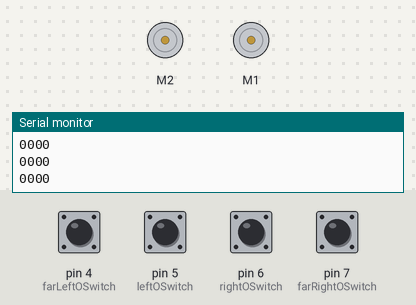
This sketch was run on a simulated Arduino Uno, built with avr-gcc and run on an emulated ATmega328P. Parts: 2 × DC motor (green arrow = forward, orange = backward, longer = faster), the last lines printed to the serial monitor. The inputs (shaded band) are chosen by the test bench; at power-on: pin 4 (farLeftOSwitch), pin 5 (leftOSwitch), pin 6 (rightOSwitch), pin 7 (farRightOSwitch) LOW.

Above: at 1.2 s.
1.3 s: pin 5 (leftOSwitch) pulled HIGH for 0.15 s
At 1.38 s:
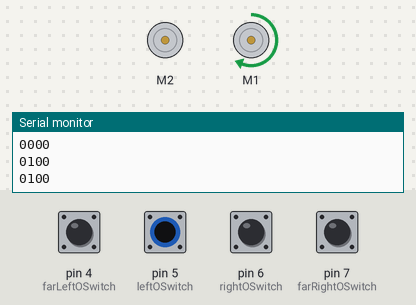
2.9 s: pin 6 (rightOSwitch) pulled HIGH for 0.15 s
At 2.98 s:
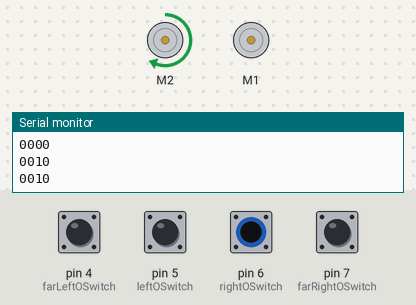
4.5 s: pin 5 (leftOSwitch) driven HIGH and pin 6 (rightOSwitch) driven HIGH
At 4.9 s:
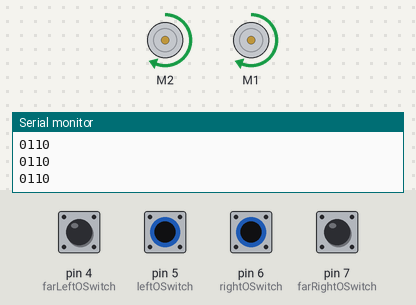
6.0 s: pin 5 (leftOSwitch) driven LOW
At 7.2 s:
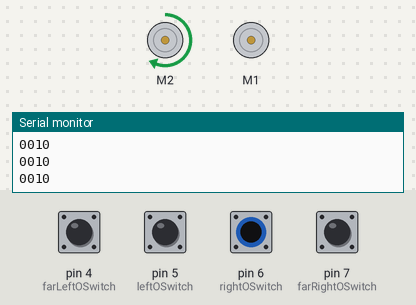
7.5 s: pin 5 (leftOSwitch) driven HIGH
At 8.4 s:
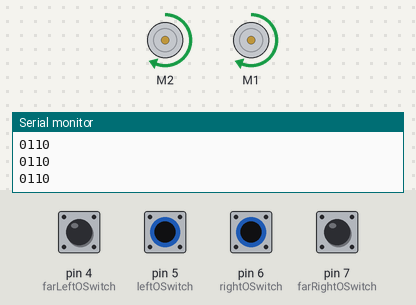
Timing chart, 0 to 10.0 s (numbered marks = the images above; inputs shaded):
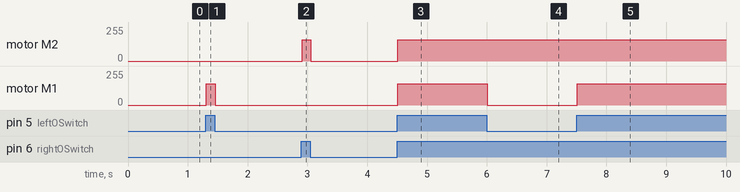

Measured:
- after the input at 1.3 s, motor M1: stopped → forward 160/255 at once, → stopped 0.15 s later
- after the input at 2.9 s, motor M2: stopped → forward 160/255 at once, → stopped 0.15 s later
- after the input at 4.5 s, motor M2, motor M1: stopped → forward 160/255 at once
- after the input at 6.0 s, motor M1: forward 160/255 → stopped at once
- after the input at 7.5 s, motor M1: stopped → forward 160/255 at once

The sketch:

line_following_1.ino
```cpp
// assumes 4 working line sensors.
// robot stops when no lines detected or at any kind of intersectionn.
// prints line sensor readinngs too

// include required libraries
#include <Wire.h>
#include <Adafruit_MotorShield.h>
#include "utility/Adafruit_MS_PWMServoDriver.h"
#include "NewPing.h"

// create objects and specify pins
// motors
Adafruit_MotorShield AFMS = Adafruit_MotorShield();
Adafruit_DCMotor *rightMotor = AFMS.getMotor(1); // pin M1
Adafruit_DCMotor *leftMotor = AFMS.getMotor(2); //pin M2

// optoswitch pins for line following
#define farLeftOSwitch 4
#define leftOSwitch 5 // left on green board. white wire
#define rightOSwitch 6 //
#define farRightOSwitch 7

// optoswitch pin for colour identification
#define colourOSwitch 8

// push button input pin
const int buttonPin = 3;

int motorSpeed1 = 160; // speed ranges from 0 to 255
int count = 0; // counts number of left intersections
bool holdingBlock = false;
bool redBlock = false;

// initialisation
int robotState = 0;
String sensorReading = "0101";

void setup() {
  // put your setup code here, to run once:
  AFMS.begin();
  Serial.begin(9600);
}

void loop() {
  // put your main code here, to run repeatedly:
  // Serial.println(millis());
  // rotateLeft(90);
  // Serial.println(millis());
  //forward();

  follow_line();

}

// functions go here

// navigation functions
void follow_line() {
  String newSensorReading = OSwitchReadings();
  Serial.println(newSensorReading);
  // if new readings are the same as the old readings, don't send repeated commands to the motors
  if (newSensorReading == sensorReading) {
    return;
  }
  sensorReading = newSensorReading;

  if (sensorReading == "0000") {
    stop();
  } else if (sensorReading == "0100") {
    turnLeft();
  } else if (sensorReading == "0010") {
    turnRight();
  } else if (sensorReading == "0110") {
    forward();
  } else if (sensorReading == "1111") {
    stop();
  } else if (sensorReading == "1110") {
    stop();
  } else if (sensorReading == "0111") {
    stop();
  }
}

// sensor functions

// Returns line following sensor readings in binary (left to right)
String OSwitchReadings() {
    bool V1 = digitalRead(farLeftOSwitch); // 1=black, 0=white
    bool V2 = digitalRead(leftOSwitch);
    bool V3 = digitalRead(rightOSwitch);
    bool V4 = digitalRead(farRightOSwitch);

    //bool V1 = 0;
    //bool V4 = 0;

    // convert 4 booleans to a string
    String newSensorReading = String(V1) + String(V2) + String(V3) + String(V4);
    return newSensorReading;
}

// functions for movement
void forward() {
  leftMotor->setSpeed(motorSpeed1);
  rightMotor->setSpeed(motorSpeed1);
  leftMotor->run(FORWARD);
  rightMotor->run(FORWARD);
}

void backward() {
    leftMotor->setSpeed(motorSpeed1);
  rightMotor->setSpeed(motorSpeed1);
  leftMotor->run(BACKWARD);
  rightMotor->run(BACKWARD);
}

void stop() {
    leftMotor->run(RELEASE);
    rightMotor->run(RELEASE);
}

void turnLeft() {
    leftMotor->setSpeed(motorSpeed1);
    rightMotor->setSpeed(motorSpeed1);
    leftMotor->run(RELEASE);
    rightMotor->run(FORWARD);
}

void turnRight() {
    leftMotor->setSpeed(motorSpeed1);
    rightMotor->setSpeed(motorSpeed1);
    leftMotor->run(FORWARD);
    rightMotor->run(RELEASE);
}

void turnBack() {
   leftMotor->setSpeed(motorSpeed1);
   rightMotor->setSpeed(motorSpeed1);
   leftMotor->run(FORWARD);
   rightMotor->run(BACKWARD);
   delay(200);
}

void rotateLeft(int degrees) {
    leftMotor->setSpeed(motorSpeed1);
    rightMotor->setSpeed(motorSpeed1);
    leftMotor->run(BACKWARD);
    rightMotor->run(FORWARD);
    delay((1000/90)*degrees); // 1000 is time taken to turn 90 degrees (assume 1 second for now)
    leftMotor->run(RELEASE);
    rightMotor->run(RELEASE);
}
```
